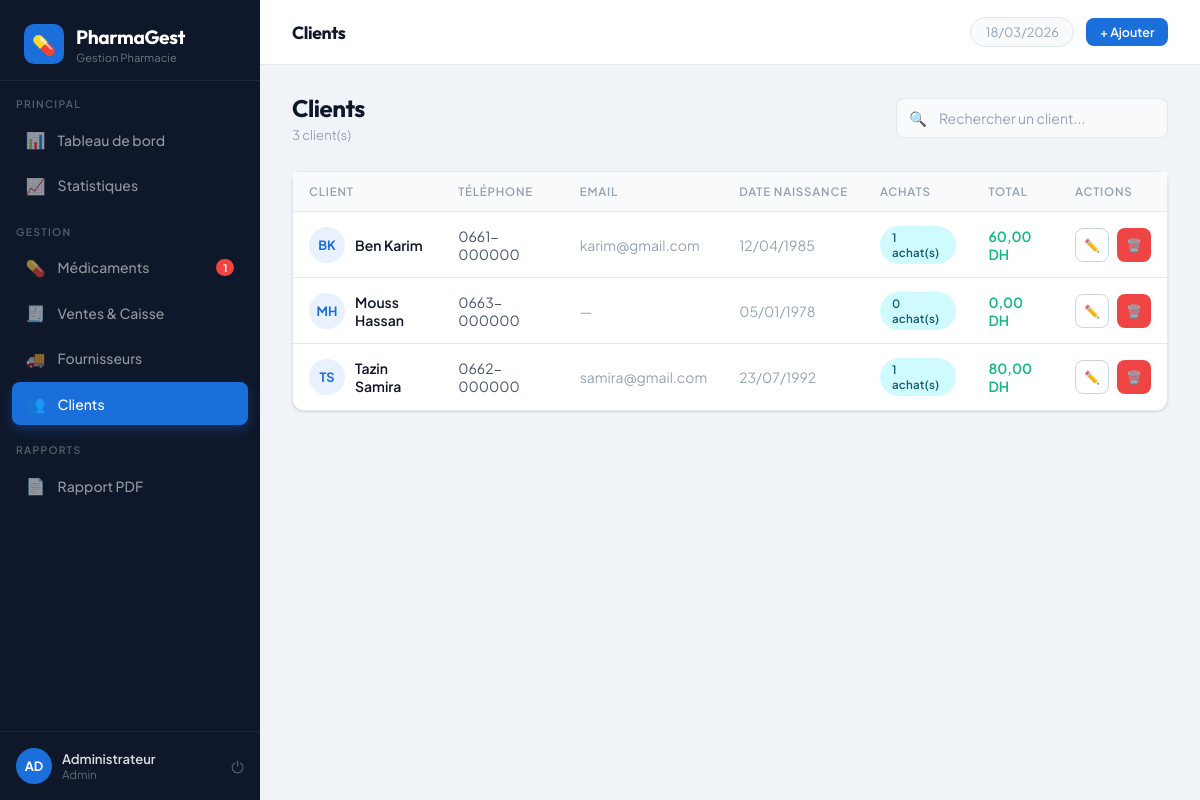
Screenshot of /clients.php (signed in) with the database file from the repository.
### tables this page shows
CREATE TABLE clients (
    id INT AUTO_INCREMENT PRIMARY KEY,
    nom VARCHAR(150) NOT NULL,
    prenom VARCHAR(100),
    telephone VARCHAR(20),
    email VARCHAR(100),
    date_naissance DATE,
    adresse TEXT,
    created_at TIMESTAMP DEFAULT CURRENT_TIMESTAMP
);

### config/database.php (called while the page is built, shortened)
<?php
function h($s) { return htmlspecialchars($s ?? '', ENT_QUOTES, 'UTF-8'); }
function formatPrice($n) { return number_format($n, 2, ',', ' ') . ' DH'; }
function formatDate($d)  { return $d ? date('d/m/Y', strtotime($d)) : '—'; }

### clients.php (the view, shortened to what this page needs)
<?php
require_once 'config/database.php';
$pdo = db();
$search = trim($_GET['q'] ?? '');
$where = '1=1'; $params = [];
$stmt = $pdo->prepare("SELECT c.*, COUNT(v.id) as nb_achats, COALESCE(SUM(v.total),0) as total_achats FROM clients c LEFT JOIN ventes v ON v.client_id=c.id WHERE $where GROUP BY c.id ORDER BY c.nom");
$stmt->execute($params);
$clients = $stmt->fetchAll();
?>
<!DOCTYPE html>
<html lang="fr">
<head>
<link rel="stylesheet" href="assets/style.css">
</head>
<body>
<?php require_once 'includes/sidebar.php'; ?>
<div class="main">
    <div class="topbar">
        <div class="topbar-title">Clients</div>
        <div class="topbar-actions">
            <span class="topbar-date"><?= date('d/m/Y') ?></span>
            <button class="btn btn-primary btn-sm" onclick="openModal('modalAdd')">+ Ajouter</button>
        </div>
    </div>
    <div class="content">
        <div class="page-header">
            <div>
                <div class="page-title">Clients</div>
                <div class="page-sub"><?= count($clients) ?> client(s)</div>
            </div>
            <form method="GET">
                <div class="search-bar">
                    <span>🔍</span>
                    <input type="text" name="q" placeholder="Rechercher un client..." value="<?= h($search) ?>">
                </div>
            </form>
        </div>
        <div class="card">
            <div class="table-wrap">
                <table>
                    <thead>
                        <tr><th>Client</th><th>Téléphone</th><th>Email</th><th>Date naissance</th><th>Achats</th><th>Total</th><th>Actions</th></tr>
                    </thead>
                    <tbody>
                    <?php foreach ($clients as $c): ?>
                    <tr>
                        <td>
                            <div style="display:flex;align-items:center;gap:10px">
                                <div style="width:36px;height:36px;border-radius:50%;background:var(--primary-light);color:var(--primary);display:flex;align-items:center;justify-content:center;font-size:0.8rem;font-weight:700;flex-shrink:0">
                                    <?= strtoupper(substr($c['nom'],0,1).substr($c['prenom'],0,1)) ?>
                                </div>
                                <div>
                                    <div style="font-weight:600;color:var(--text)"><?= h($c['nom'].' '.$c['prenom']) ?></div>
                                </div>
                            </div>
                        </td>
                        <td><?= $c['telephone'] ? h($c['telephone']) : '—' ?></td>
                        <td class="text-muted"><?= $c['email'] ? h($c['email']) : '—' ?></td>
                        <td class="text-muted"><?= formatDate($c['date_naissance']) ?></td>
                        <td><span class="badge badge-info"><?= $c['nb_achats'] ?> achat(s)</span></td>
                        <td><strong class="text-success"><?= formatPrice($c['total_achats']) ?></strong></td>
                        <td>
                            <div class="flex gap-1">
                                <button class="btn btn-outline btn-icon btn-sm" onclick='openEdit(<?= json_encode($c) ?>)' title="Modifier">✏️</button>
                                <button class="btn btn-danger btn-icon btn-sm" onclick="confirmDelete(<?= $c['id'] ?>,'<?= h($c['nom']) ?>')" title="Supprimer">🗑️</button>
                            </div>
                        </td>
                    </tr>
                    <?php endforeach; ?>
                    </tbody>
                </table>
            </div>
        </div>
    </div>
</div>
</body>
</html>

### assets/style.css (style rules this page uses)
*,*::before,*::after { box-sizing:border-box;margin:0;padding:0 }
:root { --primary:#1a6fdb; --primary-light:#e8f1fd; --primary-dark:#1457b0; --success:#10b981; --success-light:#d1fae5; --warning:#f59e0b; --warning-light:#fef3c7; --danger:#ef4444; --danger-light:#fee2e2; --info:#06b6d4; --info-light:#cffafe; --bg:#f0f4f8; --surface:#ffffff; --surface2:#f8fafc; --border:#e2e8f0; --border2:#cbd5e1; --text:#0f172a; --text2:#475569; --text3:#94a3b8; --sidebar:#0f172a; --sidebar2:#1e293b; --sidebar-accent:#1a6fdb; --radius:12px; --radius-sm:8px; --shadow:0 1px 3px rgba(0,0,0,0.08),0 1px 2px rgba(0,0,0,0.06); --shadow-md:0 4px 6px rgba(0,0,0,0.07),0 2px 4px rgba(0,0,0,0.06); --shadow-lg:0 10px 15px rgba(0,0,0,0.07),0 4px 6px rgba(0,0,0,0.05); }
html { font-size:16px }
body { font-family:'Plus Jakarta Sans',sans-serif;background:var(--bg);color:var(--text);display:flex;min-height:100vh;overflow-x:hidden }
.main { margin-left:260px;flex:1;display:flex;flex-direction:column;min-height:100vh }
.topbar { background:var(--surface);border-bottom:1px solid var(--border); padding:0 2rem;height:65px;display:flex;align-items:center; justify-content:space-between;position:sticky;top:0;z-index:50; }
.topbar-title { font-family:'Outfit',sans-serif;font-size:1.1rem;font-weight:700;color:var(--text);letter-spacing:-0.02em }
.topbar-actions { display:flex;align-items:center;gap:0.75rem }
.topbar-date { font-size:0.8rem;color:var(--text3);background:var(--surface2);padding:0.4rem 0.9rem;border-radius:100px;border:1px solid var(--border) }
.content { padding:1.75rem 2rem;flex:1 }
.page-header { display:flex;align-items:center;justify-content:space-between;margin-bottom:1.75rem;flex-wrap:wrap;gap:1rem }
.page-title { font-family:'Outfit',sans-serif;font-size:1.5rem;font-weight:700;color:var(--text);letter-spacing:-0.02em }
.page-sub { font-size:0.82rem;color:var(--text3);margin-top:3px }
.card { background:var(--surface);border-radius:var(--radius);border:1px solid var(--border);box-shadow:var(--shadow) }
.table-wrap { overflow-x:auto }
table { width:100%;border-collapse:collapse;font-size:0.875rem }
thead th { background:var(--surface2);padding:0.75rem 1rem;text-align:left;font-size:0.72rem;font-weight:600;text-transform:uppercase;letter-spacing:0.07em;color:var(--text3);border-bottom:1px solid var(--border);white-space:nowrap }
tbody tr { border-bottom:1px solid var(--border);transition:background 0.15s }
tbody tr:last-child { border-bottom:none }
tbody td { padding:0.85rem 1rem;color:var(--text2);vertical-align:middle }
tbody td strong { color:var(--text);font-weight:600 }
.badge { display:inline-flex;align-items:center;gap:5px;padding:0.25rem 0.75rem;border-radius:100px;font-size:0.72rem;font-weight:600;letter-spacing:0.02em }
.badge-info { background:var(--info-light);color:#155e75 }
.btn { display:inline-flex;align-items:center;gap:7px;padding:0.6rem 1.25rem;border-radius:var(--radius-sm);font-family:'Plus Jakarta Sans',sans-serif;font-size:0.85rem;font-weight:600;cursor:pointer;border:none;text-decoration:none;transition:all 0.2s;white-space:nowrap }
.btn-primary { background:var(--primary);color:#fff }
.btn-danger { background:var(--danger);color:#fff }
.btn-outline { background:transparent;color:var(--text2);border:1px solid var(--border2) }
.btn-sm { padding:0.4rem 0.85rem;font-size:0.78rem }
.btn-icon { width:34px;height:34px;padding:0;justify-content:center;border-radius:var(--radius-sm) }
.search-bar { display:flex;align-items:center;gap:0.5rem;background:var(--surface2);border:1.5px solid var(--border);border-radius:var(--radius-sm);padding:0 0.75rem;transition:border-color 0.2s }
.search-bar input { border:none;background:transparent;padding:0.6rem 0.25rem;font-family:'Plus Jakarta Sans',sans-serif;font-size:0.875rem;color:var(--text);outline:none;width:220px }
.search-bar input::placeholder { color:var(--text3) }
.search-bar span { color:var(--text3);font-size:0.9rem }
.flex { display:flex }
.gap-1 { gap:0.5rem }
.text-success { color:var(--success) }
.text-muted { color:var(--text3) }

### rows the page displays
clients: substr($c['nom'],0,1).substr($c['prenom'],0,1) "BK", nom+prenom "Ben Karim", telephone "0661-000000", email "karim@gmail.com", date_naissance "12/04/1985", nb_achats "1", total_achats "60,00 DH"
clients: substr($c['nom'],0,1).substr($c['prenom'],0,1) "MH", nom+prenom "Mouss Hassan", telephone "0663-000000", date_naissance "05/01/1978", nb_achats "0", total_achats "0,00 DH"
clients: substr($c['nom'],0,1).substr($c['prenom'],0,1) "TS", nom+prenom "Tazin Samira", telephone "0662-000000", email "samira@gmail.com", date_naissance "23/07/1992", nb_achats "1", total_achats "80,00 DH"

### other values shown
APP_NAME "PharmaGest"
$stock_alerte "1"
substr($user['nom'],0,2) "AD"
$user['nom'] "Administrateur"
$user['role'] "Admin"
count($clients) "3"
